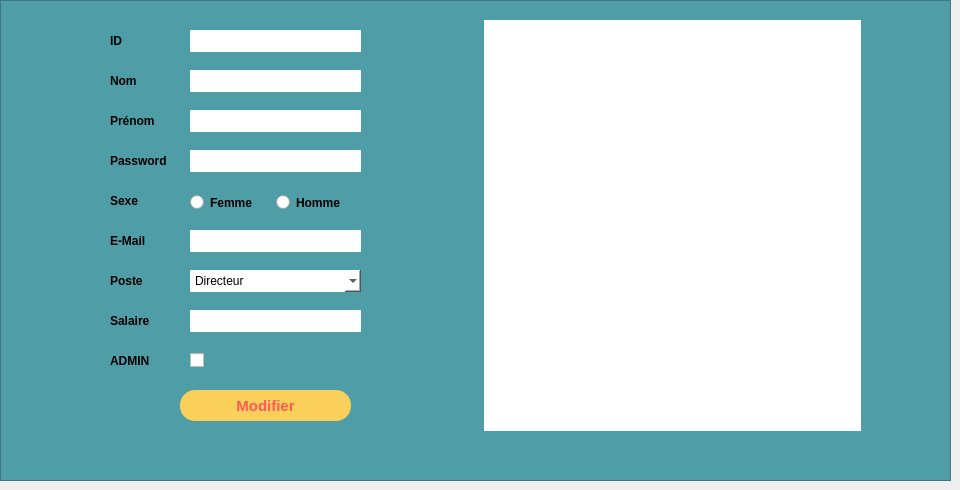
   <widget class="QWidget" name="tab_2">
    <attribute name="title">
     <string>Modifier</string>
    </attribute>
    <widget class="QWidget" name="horizontalLayoutWidget_3">
     <property name="geometry">
      <rect>
       <x>60</x>
       <y>20</y>
       <width>801</width>
       <height>421</height>
      </rect>
     </property>
     <layout class="QHBoxLayout" name="horizontalLayout_3">
      <item>
       <widget class="QGroupBox" name="groupBox_7">
        <property name="styleSheet">
         <string notr="true">border:none;</string>
        </property>
        <property name="title">
         <string/>
        </property>
        <widget class="QPushButton" name="pushButton_modifier">
         <property name="geometry">
          <rect>
           <x>120</x>
           <y>370</y>
           <width>171</width>
           <height>31</height>
          </rect>
         </property>
         <property name="font">
          <font>
           <pointsize>11</pointsize>
           <weight>75</weight>
           <bold>true</bold>
          </font>
         </property>
         <property name="styleSheet">
          <string notr="true">QPushButton{
border-radius:15px;
	background:#FACF5A;
	color:#FF5959;
	font-weight : bold;
}
QPushButton:hover
{
		background:#FF5959;
		color:#FACF5A;
		font-weight: bold;
}</string>
         </property>
         <property name="text">
          <string>Modifier</string>
         </property>
        </widget>
        <widget class="QLabel" name="IDlabel_6">
         <property name="geometry">
          <rect>
           <x>50</x>
           <y>0</y>
           <width>91</width>
           <height>41</height>
          </rect>
         </property>
         <property name="font">
          <font>
           <pointsize>9</pointsize>
           <weight>75</weight>
           <bold>true</bold>
          </font>
         </property>
         <property name="text">
          <string>ID</string>
         </property>
        </widget>
        <widget class="QLabel" name="prenomlabel_5">
         <property name="geometry">
          <rect>
           <x>50</x>
           <y>80</y>
           <width>91</width>
           <height>41</height>
          </rect>
         </property>
         <property name="font">
          <font>
           <pointsize>9</pointsize>
           <weight>75</weight>
           <bold>true</bold>
          </font>
         </property>
         <property name="text">
          <string>Prénom</string>
         </property>
        </widget>
        <widget class="QLineEdit" name="nom_le_2">
         <property name="geometry">
          <rect>
           <x>130</x>
           <y>50</y>
           <width>171</width>
           <height>22</height>
          </rect>
         </property>
         <property name="styleSheet">
          <string notr="true">background : white ;</string>
         </property>
        </widget>
        <widget class="QLineEdit" name="prenom_le_2">
         <property name="geometry">
          <rect>
           <x>130</x>
           <y>90</y>
           <width>171</width>
           <height>22</height>
          </rect>
         </property>
         <property name="styleSheet">
          <string notr="true">background : white ;</string>
         </property>
        </widget>
        <widget class="QLabel" name="nomlabel_5">
         <property name="geometry">
          <rect>
           <x>50</x>
           <y>40</y>
           <width>61</width>
           <height>41</height>
          </rect>
         </property>
         <property name="font">
          <font>
           <pointsize>9</pointsize>
           <weight>75</weight>
           <bold>true</bold>
          </font>
         </property>
         <property name="text">
          <string>Nom</string>
         </property>
        </widget>
        <widget class="QLineEdit" name="ID_le_2">
         <property name="geometry">
          <rect>
           <x>130</x>
           <y>10</y>
           <width>171</width>
           <height>22</height>
          </rect>
         </property>
         <property name="styleSheet">
          <string notr="true">background : white ;</string>
         </property>
        </widget>
        <widget class="QLabel" name="sexe_le_5">
         <property name="geometry">
          <rect>
           <x>50</x>
           <y>160</y>
           <width>91</width>
           <height>41</height>
          </rect>
         </property>
         <property name="font">
          <font>
           <pointsize>9</pointsize>
           <weight>75</weight>
           <bold>true</bold>
          </font>
         </property>
         <property name="text">
          <string>Sexe</string>
         </property>
        </widget>
        <widget class="QComboBox" name="Poste_comboBox_2">
         <property name="geometry">
          <rect>
           <x>130</x>
           <y>250</y>
           <width>171</width>
           <height>22</height>
          </rect>
         </property>
         <property name="styleSheet">
          <string notr="true">background : white ;</string>
         </property>
         <item>
          <property name="text">
           <string>Directeur</string>
          </property>
         </item>
         <item>
          <property name="text">
           <string>Responsable RH</string>
          </property>
         </item>
         <item>
          <property name="text">
           <string>Service comptable</string>
          </property>
         </item>
         <item>
          <property name="text">
           <string>Responsable Marketing</string>
          </property>
         </item>
         <item>
          <property name="text">
           <string>Specialiste IT</string>
          </property>
         </item>
         <item>
          <property name="text">
           <string>Manager de projets</string>
          </property>
         </item>
        </widget>
        <widget class="QLabel" name="Mail_label_5">
         <property name="geometry">
          <rect>
           <x>50</x>
           <y>200</y>
           <width>91</width>
           <height>41</height>
          </rect>
         </property>
         <property name="font">
          <font>
           <pointsize>9</pointsize>
           <weight>75</weight>
           <bold>true</bold>
          </font>
         </property>
         <property name="text">
          <string>E-Mail</string>
         </property>
        </widget>
        <widget class="QLabel" name="CINlabel_10">
         <property name="geometry">
          <rect>
           <x>50</x>
           <y>280</y>
           <width>91</width>
           <height>41</height>
          </rect>
         </property>
         <property name="font">
          <font>
           <pointsize>9</pointsize>
           <weight>75</weight>
           <bold>true</bold>
          </font>
         </property>
         <property name="text">
          <string>Salaire</string>
         </property>
        </widget>
        <widget class="QLabel" name="postelabel_5">
         <property name="geometry">
          <rect>
           <x>50</x>
           <y>240</y>
           <width>51</width>
           <height>41</height>
          </rect>
         </property>
         <property name="font">
          <font>
           <pointsize>9</pointsize>
           <weight>75</weight>
           <bold>true</bold>
          </font>
         </property>
         <property name="text">
          <string>Poste</string>
         </property>
        </widget>
        <widget class="QLineEdit" name="salaire_le_2">
         <property name="geometry">
          <rect>
           <x>130</x>
           <y>290</y>
           <width>171</width>
           <height>22</height>
          </rect>
         </property>
         <property name="styleSheet">
          <string notr="true">background : white ;</string>
         </property>
        </widget>
        <widget class="QLineEdit" name="mail_le_2">
         <property name="geometry">
          <rect>
           <x>130</x>
           <y>210</y>
           <width>171</width>
           <height>22</height>
          </rect>
         </property>
         <property name="styleSheet">
          <string notr="true">background : white ;</string>
         </property>
        </widget>
        <widget class="QWidget" name="layoutWidget_3">
         <property name="geometry">
          <rect>
           <x>130</x>
           <y>170</y>
           <width>253</width>
           <height>25</height>
          </rect>
         </property>
         <layout class="QHBoxLayout" name="horizontalLayout_8">
          <item>
           <widget class="QRadioButton" name="female_radiobutton_2">
            <property name="font">
             <font>
              <pointsize>9</pointsize>
              <weight>75</weight>
              <bold>true</bold>
             </font>
            </property>
            <property name="text">
             <string>Femme</string>
            </property>
           </widget>
          </item>
          <item>
           <widget class="QRadioButton" name="male_radiobutton_2">
            <property name="font">
             <font>
              <pointsize>9</pointsize>
              <weight>75</weight>
              <bold>true</bold>
             </font>
            </property>
            <property name="text">
             <string>Homme</string>
            </property>
           </widget>
          </item>
          <item>
           <widget class="QLabel" name="label_warning_3">
            <property name="styleSheet">
             <string notr="true">color:red;
font: 10pt &quot;MS Shell Dlg 2&quot;;</string>
            </property>
            <property name="text">
             <string/>
            </property>
           </widget>
          </item>
         </layout>
        </widget>
        <widget class="QLineEdit" name="pwd_le_2">
         <property name="geometry">
          <rect>
           <x>130</x>
           <y>130</y>
           <width>171</width>
           <height>22</height>
          </rect>
         </property>
         <property name="styleSheet">
          <string notr="true">background : white ;</string>
         </property>
        </widget>
        <widget class="QLabel" name="CINlabel_11">
         <property name="geometry">
          <rect>
           <x>50</x>
           <y>120</y>
           <width>121</width>
           <height>41</height>
          </rect>
         </property>
         <property name="font">
          <font>
           <pointsize>9</pointsize>
           <weight>75</weight>
           <bold>true</bold>
          </font>
         </property>
         <property name="text">
          <string>Password</string>
         </property>
        </widget>
        <widget class="QLabel" name="admin_label_5">
         <property name="geometry">
          <rect>
           <x>50</x>
           <y>320</y>
           <width>91</width>
           <height>41</height>
          </rect>
         </property>
         <property name="font">
          <font>
           <pointsize>9</pointsize>
           <weight>75</weight>
           <bold>true</bold>
          </font>
         </property>
         <property name="text">
          <string>ADMIN</string>
         </property>
        </widget>
        <widget class="QCheckBox" name="checkBox_2">
         <property name="geometry">
          <rect>
           <x>130</x>
           <y>330</y>
           <width>83</width>
           <height>20</height>
          </rect>
         </property>
         <property name="text">
          <string/>
         </property>
        </widget>
        <widget class="QGroupBox" name="groupBox_8">
         <property name="geometry">
          <rect>
           <x>370</x>
           <y>190</y>
           <width>374</width>
           <height>419</height>
          </rect>
         </property>
         <property name="styleSheet">
          <string notr="true">border:none;</string>
         </property>
         <property name="title">
          <string/>
         </property>
         <widget class="QPushButton" name="pushButton_modifier_4">
          <property name="geometry">
           <rect>
            <x>120</x>
            <y>370</y>
            <width>171</width>
            <height>31</height>
           </rect>
          </property>
          <property name="font">
           <font>
            <pointsize>11</pointsize>
            <weight>75</weight>
            <bold>true</bold>
           </font>
          </property>
          <property name="text">
           <string>Modifier</string>
          </property>
         </widget>
         <widget class="QLabel" name="IDlabel_7">
          <property name="geometry">
           <rect>
            <x>60</x>
            <y>0</y>
            <width>91</width>
            <height>41</height>
           </rect>
          </property>
          <property name="text">
           <string>ID</string>
          </property>
         </widget>
         <widget class="QLabel" name="prenomlabel_6">
          <property name="geometry">
           <rect>
            <x>60</x>
            <y>80</y>
            <width>91</width>
            <height>41</height>
           </rect>
          </property>
          <property name="text">
           <string>Prénom</string>
          </property>
         </widget>
         <widget class="QLineEdit" name="nom_le_6">
          <property name="geometry">
           <rect>
            <x>130</x>
            <y>50</y>
            <width>171</width>
            <height>22</height>
           </rect>
          </property>
         </widget>
         <widget class="QLineEdit" name="prenom_le_6">
          <property name="geometry">
           <rect>
            <x>130</x>
            <y>90</y>
            <width>171</width>
            <height>22</height>
           </rect>
          </property>
         </widget>
         <widget class="QLabel" name="nomlabel_6">
          <property name="geometry">
           <rect>
            <x>60</x>
            <y>40</y>
            <width>91</width>
            <height>41</height>
           </rect>
          </property>
          <property name="text">
           <string>Nom</string>
          </property>
         </widget>
         <widget class="QLineEdit" name="ID_le_6">
          <property name="geometry">
           <rect>
            <x>130</x>
            <y>10</y>
            <width>171</width>
            <height>22</height>
           </rect>
          </property>
         </widget>
         <widget class="QLabel" name="sexe_le_6">
          <property name="geometry">
           <rect>
            <x>60</x>
            <y>160</y>
            <width>91</width>
            <height>41</height>
           </rect>
          </property>
          <property name="text">
           <string>Sexe</string>
          </property>
         </widget>
         <widget class="QComboBox" name="Poste_comboBox_6">
          <property name="geometry">
           <rect>
            <x>130</x>
            <y>250</y>
            <width>171</width>
            <height>22</height>
           </rect>
          </property>
          <item>
           <property name="text">
            <string>Directeur</string>
           </property>
          </item>
          <item>
           <property name="text">
            <string>Responsable RH</string>
           </property>
          </item>
          <item>
           <property name="text">
            <string>Service comptable</string>
           </property>
          </item>
          <item>
           <property name="text">
            <string>Responsable Marketing</string>
           </property>
          </item>
          <item>
           <property name="text">
            <string>Specialiste IT</string>
           </property>
          </item>
          <item>
           <property name="text">
            <string>Manager de projets</string>
           </property>
          </item>
         </widget>
         <widget class="QLabel" name="Mail_label_6">
          <property name="geometry">
           <rect>
            <x>60</x>
            <y>200</y>
            <width>91</width>
            <height>41</height>
           </rect>
          </property>
          <property name="text">
           <string>E-Mail</string>
          </property>
         </widget>
         <widget class="QLabel" name="CINlabel_12">
          <property name="geometry">
           <rect>
            <x>60</x>
            <y>280</y>
            <width>91</width>
            <height>41</height>
           </rect>
          </property>
          <property name="text">
           <string>Salaire</string>
          </property>
         </widget>
         <widget class="QLabel" name="postelabel_6">
          <property name="geometry">
           <rect>
            <x>60</x>
            <y>240</y>
            <width>91</width>
            <height>41</height>
           </rect>
          </property>
          <property name="text">
           <string>Poste</string>
          </property>
         </widget>
         <widget class="QLineEdit" name="salaire_le_6">
          <property name="geometry">
           <rect>
            <x>130</x>
            <y>290</y>
            <width>171</width>
            <height>22</height>
           </rect>
          </property>
         </widget>
         <widget class="QLineEdit" name="mail_le_6">
          <property name="geometry">
           <rect>
            <x>130</x>
            <y>210</y>
            <width>171</width>
            <height>22</height>
           </rect>
          </property>
         </widget>
         <widget class="QWidget" name="layoutWidget_4">
          <property name="geometry">
           <rect>
            <x>130</x>
            <y>170</y>
            <width>253</width>
            <height>25</height>
           </rect>
          </property>
          <layout class="QHBoxLayout" name="horizontalLayout_9">
           <item>
            <widget class="QRadioButton" name="female_radiobutton_6">
             <property name="text">
              <string>Femme</string>
             </property>
            </widget>
           </item>
           <item>
            <widget class="QRadioButton" name="male_radiobutton_6">
             <property name="text">
              <string>Homme</string>
             </property>
            </widget>
           </item>
           <item>
            <widget class="QLabel" name="label_warning_4">
             <property name="styleSheet">
              <string notr="true">color:red;
font: 10pt &quot;MS Shell Dlg 2&quot;;</string>
             </property>
             <property name="text">
              <string/>
             </property>
            </widget>
           </item>
          </layout>
         </widget>
         <widget class="QLineEdit" name="pwd_le_6">
          <property name="geometry">
           <rect>
            <x>130</x>
            <y>130</y>
            <width>171</width>
            <height>22</height>
           </rect>
          </property>
         </widget>
         <widget class="QLabel" name="CINlabel_13">
          <property name="geometry">
           <rect>
            <x>60</x>
            <y>120</y>
            <width>91</width>
            <height>41</height>
           </rect>
          </property>
          <property name="text">
           <string>Password</string>
          </property>
         </widget>
         <widget class="QLabel" name="admin_label_6">
          <property name="geometry">
           <rect>
            <x>60</x>
            <y>320</y>
            <width>91</width>
            <height>41</height>
           </rect>
          </property>
          <property name="text">
           <string>ADMIN</string>
          </property>
         </widget>
         <widget class="QCheckBox" name="checkBox_6">
          <property name="geometry">
           <rect>
            <x>130</x>
            <y>330</y>
            <width>83</width>
            <height>20</height>
           </rect>
          </property>
          <property name="text">
           <string/>
          </property>
         </widget>
        </widget>
        <zorder>CINlabel_11</zorder>
        <zorder>pushButton_modifier</zorder>
        <zorder>IDlabel_6</zorder>
        <zorder>prenomlabel_5</zorder>
        <zorder>nom_le_2</zorder>
        <zorder>prenom_le_2</zorder>
        <zorder>nomlabel_5</zorder>
        <zorder>ID_le_2</zorder>
        <zorder>sexe_le_5</zorder>
        <zorder>Poste_comboBox_2</zorder>
        <zorder>Mail_label_5</zorder>
        <zorder>CINlabel_10</zorder>
        <zorder>postelabel_5</zorder>
        <zorder>salaire_le_2</zorder>
        <zorder>mail_le_2</zorder>
        <zorder>layoutWidget_3</zorder>
        <zorder>pwd_le_2</zorder>
        <zorder>admin_label_5</zorder>
        <zorder>checkBox_2</zorder>
        <zorder>groupBox_8</zorder>
       </widget>
      </item>
      <item>
       <spacer name="horizontalSpacer_5">
        <property name="orientation">
         <enum>Qt::Horizontal</enum>
        </property>
        <property name="sizeType">
         <enum>QSizePolicy::Fixed</enum>
        </property>
        <property name="sizeHint" stdset="0">
         <size>
          <width>40</width>
          <height>20</height>
         </size>
        </property>
       </spacer>
      </item>
      <item>
       <widget class="QGroupBox" name="groupBox_9">
        <property name="styleSheet">
         <string notr="true">border: none;</string>
        </property>
        <property name="title">
         <string/>
        </property>
        <widget class="QTableView" name="tableView_modifier">
         <property name="geometry">
          <rect>
           <x>0</x>
           <y>0</y>
           <width>381</width>
           <height>411</height>
          </rect>
         </property>
         <property name="styleSheet">
          <string notr="true">background : white ;</string>
         </property>
        </widget>
       </widget>
      </item>
     </layout>
    </widget>
    <widget class="QFrame" name="frame_6">
     <property name="geometry">
      <rect>
       <x>0</x>
       <y>0</y>
       <width>951</width>
       <height>481</height>
      </rect>
     </property>
     <property name="styleSheet">
      <string notr="true">background:#4F9DA6;</string>
     </property>
     <property name="frameShape">
      <enum>QFrame::StyledPanel</enum>
     </property>
     <property name="frameShadow">
      <enum>QFrame::Raised</enum>
     </property>
    </widget>
    <zorder>frame_6</zorder>
    <zorder>horizontalLayoutWidget_3</zorder>
   </widget>
